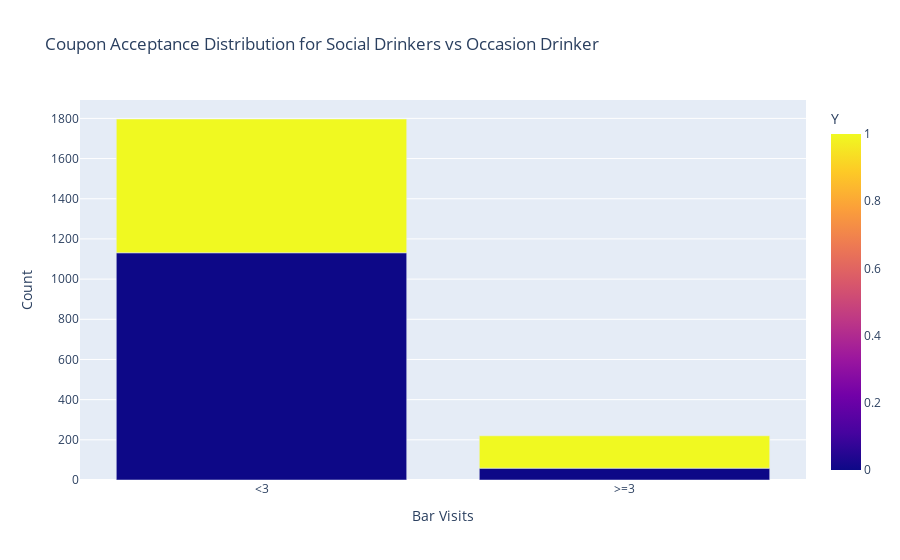

The code cell stored with this chart in its notebook:
### Code cell
px.bar(df_1, x='Bar_3L', y='Count', color='Y', barmode='group', 
       title='Coupon Acceptance Distribution for Social Drinkers vs Occasion Drinker',
       labels={'Bar_3L':'Bar Visits'})
# plt.title(" Coupon Acceptance Distribution for Social Drinkers vs Occasion Drinker")
# plt.xlabel("Bar Visit")

### Figure 1 — Plotly figure (JSON) as saved in the notebook; plotly's stock layout.template omitted (floating-point values rounded to 4 significant figures)
{"data": [{"alignmentgroup": "True", "hovertemplate": "Bar Visits=%{x}<br>Count=%{y}<br>Y=%{marker.color}<extra></extra>", "legendgroup": "", "marker": {"color": [0, 1, 0, 1], "coloraxis": "coloraxis", "pattern": {"shape": ""}}, "name": "", "offsetgroup": "", "orientation": "v", "showlegend": false, "textposition": "auto", "type": "bar", "x": ["<3", "<3", ">=3", ">=3"], "xaxis": "x", "y": [1131, 666, 59, 161], "yaxis": "y"}], "layout": {"barmode": "group", "coloraxis": {"colorbar": {"title": {"text": "Y"}}, "colorscale": [[0, "#0d0887"], [0.1111, "#46039f"], [0.2222, "#7201a8"], [0.3333, "#9c179e"], [0.4444, "#bd3786"], [0.5556, "#d8576b"], [0.6667, "#ed7953"], [0.7778, "#fb9f3a"], [0.8889, "#fdca26"], [1, "#f0f921"]]}, "legend": {"tracegroupgap": 0}, "title": {"text": "Coupon Acceptance Distribution for Social Drinkers vs Occasion Drinker"}, "xaxis": {"anchor": "y", "domain": [0, 1], "title": {"text": "Bar Visits"}}, "yaxis": {"anchor": "x", "domain": [0, 1], "title": {"text": "Count"}}}}
